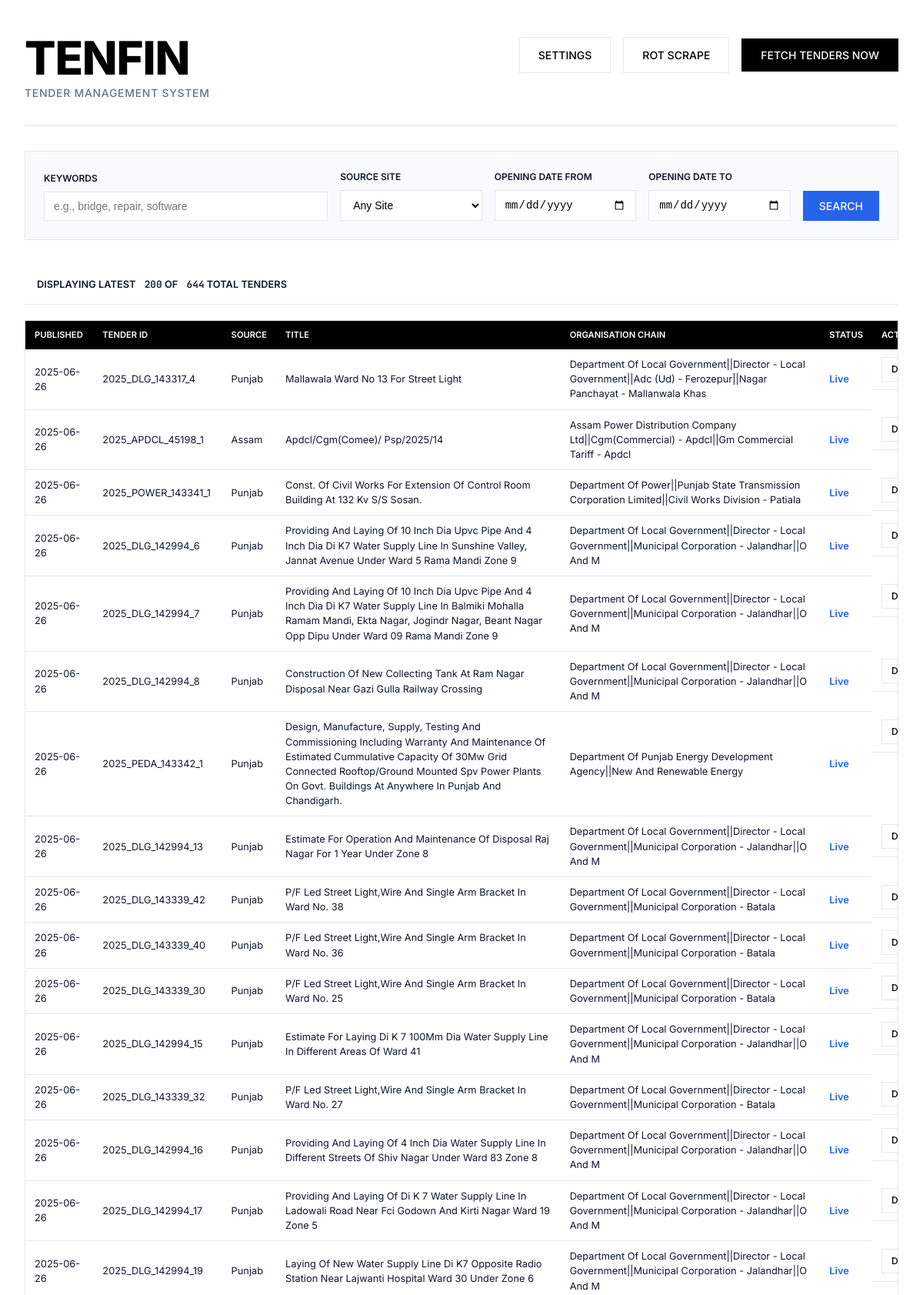
The page / (upper part) on the database its author committed.
### database.py (models this page shows, shortened)
class Tender(Base):
    __tablename__ = "tenders"
    id = Column(Integer, primary_key=True, index=True)
    tender_id = Column(String, unique=True, index=True, nullable=False)
    source_site = Column(String, index=True, nullable=False)
    tender_title = Column(Text)
    organisation_chain = Column(Text)
    tender_value_numeric = Column(Float, nullable=True)
    emd_amount_numeric = Column(Float, nullable=True)
    published_date = Column(DateTime, nullable=True)
    closing_date = Column(DateTime, nullable=True)
    opening_date = Column(DateTime, nullable=True)
    location = Column(String, nullable=True)
    pincode = Column(String, nullable=True)
    status = Column(String, default="Live", index=True) # e.g., "Live", "Result Announced", "Cancelled"
    full_details_json = Column(JSON, nullable=True)
    created_at = Column(DateTime(timezone=True), server_default=func.now())
    updated_at = Column(DateTime(timezone=True), onupdate=func.now())
    result = relationship("TenderResult", back_populates="tender", uselist=False, cascade="all, delete-orphan")
    bids = relationship("TenderBid", back_populates="tender", cascade="all, delete-orphan")

### dashboard.py (the view)
@app.get("/", response_class=HTMLResponse, name="homepage")
async def homepage(request: Request, db: Session = Depends(get_db), keywords: Optional[str] = None, site_key: Optional[str] = None, start_date: Optional[str] = None, end_date: Optional[str] = None):
    if not templates: return HTMLResponse("Template engine error", 503)
    try:
        query = db.query(Tender)
        is_search = any([keywords, site_key, start_date, end_date])
        if is_search:
            if keywords:
                search_pattern = f"%{keywords}%"
                search_clauses = [
                    Tender.tender_title.ilike(search_pattern),
                    Tender.organisation_chain.ilike(search_pattern),
                    Tender.tender_id.ilike(search_pattern),
                    Tender.full_details_json.op('->>')('$.work_description').ilike(search_pattern),
                    Tender.full_details_json.op('->>')('$.tender_reference_number').ilike(search_pattern)
                ]
                query = query.filter(or_(*search_clauses))
            if site_key:
                query = query.filter(Tender.source_site == site_key)
            if start_date:
                query = query.filter(Tender.opening_date >= start_date)
            if end_date:
                query = query.filter(Tender.opening_date < (datetime.datetime.strptime(end_date, "%Y-%m-%d") + datetime.timedelta(days=1)))
        tenders = query.order_by(desc(Tender.published_date)).limit(200).all()
        total_tenders = db.query(func.count(Tender.id)).scalar()
        sites_in_db = [s[0] for s in db.query(Tender.source_site).distinct().order_by(Tender.source_site).all() if s[0]]
    except Exception as e:
        logger.error(f"DB Error on homepage: {e}", exc_info=True)
        return templates.TemplateResponse("error.html", {"request": request, "error": "Database query failed."})
    return templates.TemplateResponse("index_db.html", {
        "request": request, "tenders": tenders,
        "total_tenders": total_tenders, "tenders_shown": len(tenders),
        "available_sites": sites_in_db, "is_search": is_search,
        "query_keywords": keywords, "query_site": site_key,
        "query_start_date": start_date, "query_end_date": end_date
    })

### templates/index_db.html (shortened to what this page needs)
<!DOCTYPE html>
<html lang="en">
<head>
</head>
<body>
  <div class="container">
    <header class="header">
      <div>
        <h1><a href="{{ url_for('homepage') }}" style="text-decoration:none; color:inherit;">TenFin</a></h1>
        <div class="header-subtitle">Tender Management System</div>
      </div>
      <div class="header-actions">
        <a href="{{ url_for('settings_page') }}" class="btn btn-secondary">Settings</a>
        <a href="{{ url_for('rot_manual_scrape_page') }}" class="btn btn-secondary">ROT Scrape</a>
        <button type="button" id="fetch-tenders-btn" class="btn">Fetch Tenders Now</button>
      </div>
    </header>
    <main>
      <section class="search-section">
        <form action="{{ url_for('homepage') }}" method="get" class="search-form">
            <div class="form-group"><label for="keywords">Keywords</label><input type="text" name="keywords" id="keywords" class="input" placeholder="e.g., bridge, repair, software" value="{{ query_keywords or '' }}"></div>
            <div class="form-group"><label for="site_key">Source Site</label><select name="site_key" id="site_key" class="input"><option value="">Any Site</option></select></div>
            <div class="form-group"><label for="start_date">Opening Date From</label><input type="date" name="start_date" id="start_date" class="input" value="{{ query_start_date or '' }}"></div>
            <div class="form-group"><label for="end_date">Opening Date To</label><input type="date" name="end_date" id="end_date" class="input" value="{{ query_end_date or '' }}"></div>
            <div class="form-group"><button type="submit" class="btn btn-accent">Search</button></div>
        </form>
      </section>
      <section class="results-section">
        <div class="stats-bar">
            {% if is_search %}
                <div class="stats-item">Found <span class="stats-value">{{ tenders_shown }}</span> Matching Tenders</div>
            {% else %}
                <div class="stats-item">Displaying Latest <span class="stats-value">{{ tenders_shown }}</span> of <span class="stats-value">{{ total_tenders }}</span> Total Tenders</div>
            {% endif %}
        </div>
        <div class="table-responsive-wrapper">
            {% if tenders %}
            <table class="tender-table">
                <thead>
                    <tr>
                        <th>Published</th><th>Tender ID</th><th>Source</th><th>Title</th><th>Organisation Chain</th><th>Status</th><th>Actions</th>
                    </tr>
                </thead>
                <tbody>
                    {% for tender in tenders %}
                    <tr>
                        <td>{{ tender.published_date | datetime('%Y-%m-%d') if tender.published_date else 'N/A' }}</td>
                        <td>{{ tender.tender_id }}</td>
                        <td>{{ tender.source_site }}</td>
                        <td>{{ tender.tender_title | neat_format }}</td>
                        <td>{{ tender.organisation_chain | neat_format }}</td>
                        <td>
                            {% if tender.status == 'Result Announced' %}<span class="status-result">Result Announced</span>
                            {% else %}<span class="status-live">Live</span>{% endif %}
                        </td>
                        <td class="actions-cell">
                            <a href="{{ url_for('view_tender_detail', tender_pk_id=tender.id) }}" class="btn btn-secondary" style="padding: 6px 12px; font-size: 0.75rem;">Details</a>
                        </td>
                    </tr>
                    {% endfor %}
                </tbody>
            </table>
            {% else %}
                <div class="no-items">{% if is_search %}No tenders found matching your criteria.{% else %}No tenders found in the database.{% endif %}</div>
            {% endif %}
        </div>
      </section>
    </main>
  </div>
</body>
</html>

### templates/index_db.html (style rules this page uses)
* { box-sizing: border-box; margin: 0; padding: 0; }
html { font-size: 16px; }
:root { --color-primary: #000000; --color-secondary: #1a1a1a; --color-accent: #2563eb; --color-surface: #ffffff; --color-surface-alt: #f8fafc; --color-border: #e2e8f0; --color-text: #0f172a; --color-text-muted: #64748b; --color-success: #059669; --shadow-md: 0 4px 6px -1px rgb(0 0 0 / 0.1), 0 2px 4px -2px rgb(0 0 0 / 0.1); }
body { font-family: 'Inter', sans-serif; background: var(--color-surface-alt); color: var(--color-text); line-height: 1.5; }
.container { max-width: 1600px; margin: 0 auto; padding: 48px 32px; background: var(--color-surface); min-height: 100vh; }
.header { display: flex; justify-content: space-between; align-items: flex-start; margin-bottom: 32px; padding-bottom: 32px; border-bottom: 1px solid var(--color-border); }
.header h1 { font-size: clamp(2.5rem, 5vw, 4rem); font-weight: 800; letter-spacing: -0.02em; line-height: 0.9; color: var(--color-primary); text-transform: uppercase; }
.header-subtitle { font-size: 0.875rem; font-weight: 500; color: var(--color-text-muted); text-transform: uppercase; letter-spacing: 0.05em; margin-top: 8px; }
.header-actions { display: flex; gap: 16px; flex-wrap: wrap; align-items: center; }
.btn { display: inline-flex; align-items: center; justify-content: center; padding: 12px 24px; border: 1px solid var(--color-primary); font-family: inherit; font-size: 0.875rem; font-weight: 500; text-decoration: none; color: var(--color-surface); background: var(--color-primary); border-radius: 0; cursor: pointer; transition: all 0.2s ease; text-transform: uppercase; }
.btn-secondary { background: transparent; color: var(--color-primary); border-color: var(--color-border); }
.btn-accent { background: var(--color-accent); border-color: var(--color-accent); }
.search-section { background: var(--color-surface-alt); border: 1px solid var(--color-border); padding: 24px; margin-bottom: 32px; }
.search-form { display: grid; grid-template-columns: 2fr 1fr 1fr 1fr auto; gap: 16px; align-items: flex-end; }
.form-group { display: flex; flex-direction: column; }
.form-group label { margin-bottom: 8px; font-size: 0.75rem; font-weight: 600; color: var(--color-text); text-transform: uppercase; }
.form-group .input { width: 100%; border: 1px solid var(--color-border); background: var(--color-surface); padding: 10px 12px; font-size: 0.875rem; border-radius: 0; }
.form-group .btn { padding: 10px 20px; }
.table-responsive-wrapper { width: 100%; overflow-x: auto; border: 1px solid var(--color-border); }
.tender-table { width: 100%; min-width: 1200px; border-collapse: collapse; }
.tender-table th { background: var(--color-primary); color: var(--color-surface); padding: 10px 12px; text-align: left; font-weight: 600; font-size: 0.7rem; text-transform: uppercase; white-space: nowrap; position: sticky; top: 0; }
.tender-table td { padding: 10px 12px; border-bottom: 1px solid var(--color-border); font-size: 0.8rem; vertical-align: middle; }
.status-live { color: var(--color-accent); font-weight: 600; }
.stats-bar { padding: 16px; margin-bottom: 20px; display: flex; justify-content: space-between; align-items: center; border-bottom: 1px solid var(--color-border); }
.stats-item { font-size: 0.8rem; font-weight: 600; color: var(--color-text); text-transform: uppercase; }
.stats-value { font-family: 'JetBrains Mono', monospace; margin-left: 8px; }
.actions-cell { display: flex; gap: 8px; }

### rows shown on the page
Tender: published_date "2025-06-26", tender_id "2025_DLG_143317_4", source_site "Punjab", tender_title|neat_format "Mallawala Ward No 13 For Street Light", organisation_chain|neat_format "Department Of Local Government||Director - Local Government||Adc (Ud) - Ferozepur||Nagar Panchayat - Mallanwala Khas", status "Live"
Tender: published_date "2025-06-26", tender_id "2025_APDCL_45198_1", source_site "Assam", tender_title|neat_format "Apdcl/Cgm(Comee)/ Psp/2025/14", organisation_chain|neat_format "Assam Power Distribution Company Ltd||Cgm(Commercial) - Apdcl||Gm Commercial Tariff - Apdcl", status "Live"
Tender: published_date "2025-06-26", tender_id "2025_POWER_143341_1", source_site "Punjab", tender_title|neat_format "Const. Of Civil Works For Extension Of Control Room Building At 132 Kv S/S Sosan.", organisation_chain|neat_format "Department Of Power||Punjab State Transmission Corporation Limited||Civil Works Division - Patiala", status "Live"
Tender: published_date "2025-06-26", tender_id "2025_DLG_142994_6", source_site "Punjab", tender_title|neat_format "Providing And Laying Of 10 Inch Dia Upvc Pipe And 4 Inch Dia Di K7 Water Supply Line In Sunshine Valley, Jannat Avenue Under Ward 5 Rama Mandi Zone 9", organisation_chain|neat_format "Department Of Local Government||Director - Local Government||Municipal Corporation - Jalandhar||O And M", status "Live"
Tender: published_date "2025-06-26", tender_id "2025_DLG_142994_7", source_site "Punjab", tender_title|neat_format "Providing And Laying Of 10 Inch Dia Upvc Pipe And 4 Inch Dia Di K7 Water Supply Line In Balmiki Mohalla Ramam Mandi, Ekta Nagar, Jogindr Nagar, Beant Nagar Opp Dipu Under Ward 09 Rama Mandi Zone 9", organisation_chain|neat_format "Department Of Local Government||Director - Local Government||Municipal Corporation - Jalandhar||O And M", status "Live"
Tender: published_date "2025-06-26", tender_id "2025_DLG_142994_8", source_site "Punjab", tender_title|neat_format "Construction Of New Collecting Tank At Ram Nagar Disposal Near Gazi Gulla Railway Crossing", organisation_chain|neat_format "Department Of Local Government||Director - Local Government||Municipal Corporation - Jalandhar||O And M", status "Live"
Tender: published_date "2025-06-26", tender_id "2025_PEDA_143342_1", source_site "Punjab", tender_title|neat_format "Design, Manufacture, Supply, Testing And Commissioning Including Warranty And Maintenance Of Estimated Cummulative Capacity Of 30Mw Grid Connected Rooftop/Ground Mounted Spv Power Plants On Govt. Buildings At Anywhere In Punjab And Chandigarh.", organisation_chain|neat_format "Department Of Punjab Energy Development Agency||New And Renewable Energy", status "Live"
Tender: published_date "2025-06-26", tender_id "2025_DLG_142994_13", source_site "Punjab", tender_title|neat_format "Estimate For Operation And Maintenance Of Disposal Raj Nagar For 1 Year Under Zone 8", organisation_chain|neat_format "Department Of Local Government||Director - Local Government||Municipal Corporation - Jalandhar||O And M", status "Live"
Tender: published_date "2025-06-26", tender_id "2025_DLG_143339_42", source_site "Punjab", tender_title|neat_format "P/F Led Street Light,Wire And Single Arm Bracket In Ward No. 38", organisation_chain|neat_format "Department Of Local Government||Director - Local Government||Municipal Corporation - Batala", status "Live"
Tender: published_date "2025-06-26", tender_id "2025_DLG_143339_40", source_site "Punjab", tender_title|neat_format "P/F Led Street Light,Wire And Single Arm Bracket In Ward No. 36", organisation_chain|neat_format "Department Of Local Government||Director - Local Government||Municipal Corporation - Batala", status "Live"
Tender: published_date "2025-06-26", tender_id "2025_DLG_143339_30", source_site "Punjab", tender_title|neat_format "P/F Led Street Light,Wire And Single Arm Bracket In Ward No. 25", organisation_chain|neat_format "Department Of Local Government||Director - Local Government||Municipal Corporation - Batala", status "Live"
Tender: published_date "2025-06-26", tender_id "2025_DLG_142994_15", source_site "Punjab", tender_title|neat_format "Estimate For Laying Di K 7 100Mm Dia Water Supply Line In Different Areas Of Ward 41", organisation_chain|neat_format "Department Of Local Government||Director - Local Government||Municipal Corporation - Jalandhar||O And M", status "Live"
Tender: published_date "2025-06-26", tender_id "2025_DLG_143339_32", source_site "Punjab", tender_title|neat_format "P/F Led Street Light,Wire And Single Arm Bracket In Ward No. 27", organisation_chain|neat_format "Department Of Local Government||Director - Local Government||Municipal Corporation - Batala", status "Live"
Tender: published_date "2025-06-26", tender_id "2025_DLG_142994_16", source_site "Punjab", tender_title|neat_format "Providing And Laying Of 4 Inch Dia Water Supply Line In Different Streets Of Shiv Nagar Under Ward 83 Zone 8", organisation_chain|neat_format "Department Of Local Government||Director - Local Government||Municipal Corporation - Jalandhar||O And M", status "Live"
Tender: published_date "2025-06-26", tender_id "2025_DLG_142994_17", source_site "Punjab", tender_title|neat_format "Providing And Laying Of Di K 7 Water Supply Line In Ladowali Road Near Fci Godown And Kirti Nagar Ward 19 Zone 5", organisation_chain|neat_format "Department Of Local Government||Director - Local Government||Municipal Corporation - Jalandhar||O And M", status "Live"
Tender: published_date "2025-06-26", tender_id "2025_DLG_142994_19", source_site "Punjab", tender_title|neat_format "Laying Of New Water Supply Line Di K7 Opposite Radio Station Near Lajwanti Hospital Ward 30 Under Zone 6", organisation_chain|neat_format "Department Of Local Government||Director - Local Government||Municipal Corporation - Jalandhar||O And M", status "Live"

### other values the page prints
{{ tenders_shown }} "200"
{{ total_tenders }} "644"
